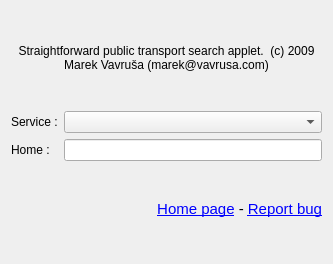
<?xml version="1.0" encoding="UTF-8"?>
<ui version="4.0">
 <class>config</class>
 <widget class="QWidget" name="config">
  <property name="geometry">
   <rect>
    <x>0</x>
    <y>0</y>
    <width>333</width>
    <height>264</height>
   </rect>
  </property>
  <property name="sizePolicy">
   <sizepolicy hsizetype="Preferred" vsizetype="Preferred">
    <horstretch>0</horstretch>
    <verstretch>0</verstretch>
   </sizepolicy>
  </property>
  <layout class="QVBoxLayout" name="verticalLayout">
   <item>
    <widget class="QLabel" name="description">
     <property name="sizePolicy">
      <sizepolicy hsizetype="Preferred" vsizetype="Maximum">
       <horstretch>0</horstretch>
       <verstretch>0</verstretch>
      </sizepolicy>
     </property>
     <property name="text">
      <string>Straightforward public transport search applet.  (c) 2009 Marek Vavruša (marek@vavrusa.com)</string>
     </property>
     <property name="textFormat">
      <enum>Qt::PlainText</enum>
     </property>
     <property name="scaledContents">
      <bool>false</bool>
     </property>
     <property name="alignment">
      <set>Qt::AlignCenter</set>
     </property>
     <property name="wordWrap">
      <bool>true</bool>
     </property>
    </widget>
   </item>
   <item>
    <layout class="QGridLayout" name="mainLayout">
     <property name="sizeConstraint">
      <enum>QLayout::SetDefaultConstraint</enum>
     </property>
     <item row="0" column="0">
      <widget class="QLabel" name="serviceLabel">
       <property name="text">
        <string>Service :</string>
       </property>
      </widget>
     </item>
     <item row="0" column="1">
      <widget class="QComboBox" name="service"/>
     </item>
     <item row="1" column="0">
      <widget class="QLabel" name="homeLabel">
       <property name="text">
        <string>Home :</string>
       </property>
      </widget>
     </item>
     <item row="1" column="1">
      <widget class="QLineEdit" name="home"/>
     </item>
    </layout>
   </item>
   <item>
    <widget class="QLabel" name="links">
     <property name="sizePolicy">
      <sizepolicy hsizetype="Preferred" vsizetype="Maximum">
       <horstretch>0</horstretch>
       <verstretch>0</verstretch>
      </sizepolicy>
     </property>
     <property name="text">
      <string>&lt;!DOCTYPE HTML PUBLIC &quot;-//W3C//DTD HTML 4.0//EN&quot; &quot;http://www.w3.org/TR/REC-html40/strict.dtd&quot;&gt;
&lt;html&gt;&lt;head&gt;&lt;meta name=&quot;qrichtext&quot; content=&quot;1&quot; /&gt;&lt;style type=&quot;text/css&quot;&gt;
p, li { white-space: pre-wrap; }
&lt;/style&gt;&lt;/head&gt;&lt;body style=&quot; font-family:'Droid Sans'; font-size:11pt; font-weight:400; font-style:normal;&quot;&gt;
&lt;p align=&quot;right&quot; style=&quot; margin-top:0px; margin-bottom:0px; margin-left:0px; margin-right:0px; -qt-block-indent:0; text-indent:0px;&quot;&gt;&lt;a href=&quot;http://wiki.github.com/vavrusa/plasma-transport&quot;&gt;&lt;span style=&quot; text-decoration: underline; color:#0000ff;&quot;&gt;Home page&lt;/span&gt;&lt;/a&gt; - &lt;a href=&quot;http://github.com/vavrusa/plasma-transport/issues&quot;&gt;&lt;span style=&quot; text-decoration: underline; color:#0000ff;&quot;&gt;Report bug&lt;/span&gt;&lt;/a&gt;&lt;/p&gt;&lt;/body&gt;&lt;/html&gt;</string>
     </property>
    </widget>
   </item>
  </layout>
 </widget>
 <resources/>
 <connections/>
</ui>
